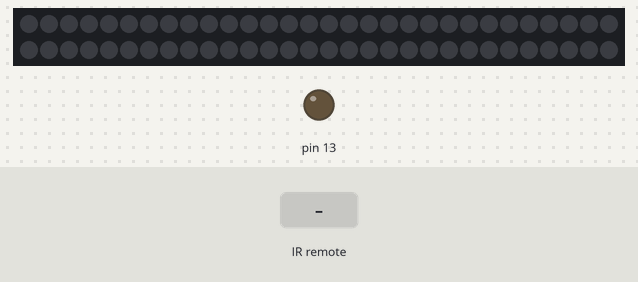
A sketch run on a simulated Arduino Uno, built with avr-gcc and run on an emulated ATmega328P. On the bench: 60 RGB LEDs in strip order, left to right, continuing on the next row, output pins drawn as LEDs (lit = HIGH). Inputs (shaded band) come from the test bench. Dim RGB values are drawn brighter than linear; colours are those a GRB WS2812 strip shows for the declared byte order; random numbers use the default seed unless the sketch sets one.

Above: at 2.2 s.
2.3 s: infrared code 0xFFB04F received
At 3.5 s:
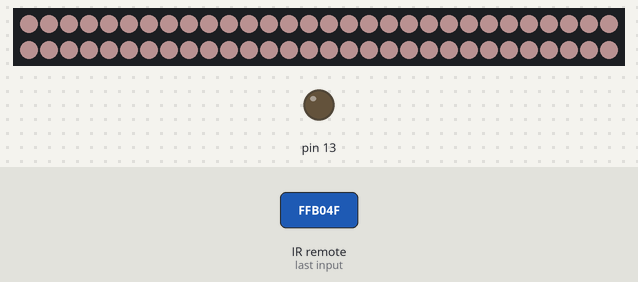
3.8 s: infrared code 0xFFA25D received
At 4.8 s:
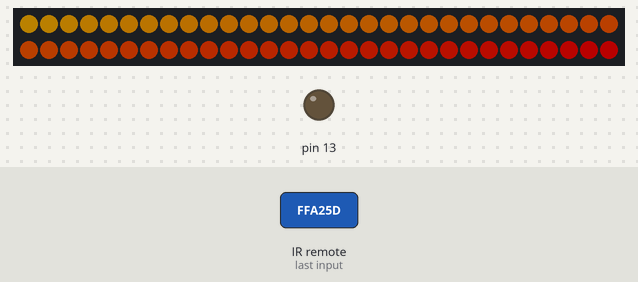
5.3 s: infrared code 0xFF629D received
At 5.9 s:
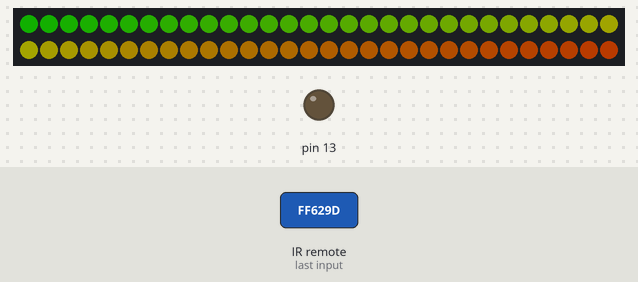
6.8 s: infrared code 0xFFE21D received
At 7.1 s:
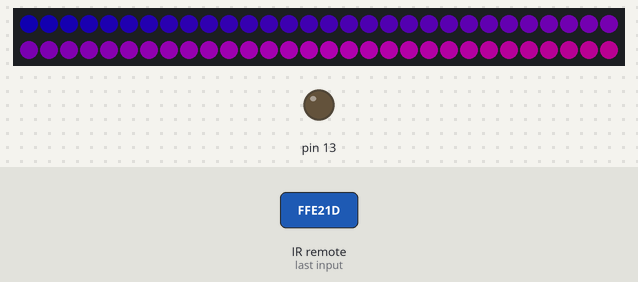
8.3 s: infrared code 0xFFC23D received
9.8 s: infrared code 0xFF906F received
At 10.5 s:
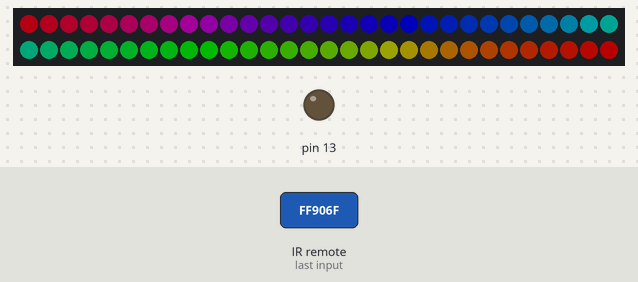
Timing chart, 0 to 12.3 s (numbered marks = the images above; inputs shaded):
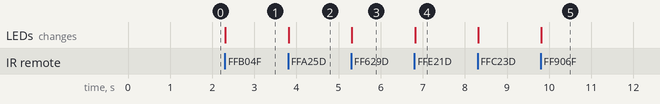

The sketch:

LedStrip.ino
```cpp
// import the necessary libraries
#include "FastLED.h"
#include "IRremote.h"

//define some variables
#define LEDPIN       6
#define RECV_PIN     3
#define LED_TYPE     WS2812B
#define NUM_LEDS     60
byte brightness = 70;
CRGB leds[NUM_LEDS];

//set up IR receiver information
IRrecv irrecv(RECV_PIN);
decode_results results;
unsigned long key_value = 0;

//<————————————————————————————SETUP————————————————————————————>
void setup()
{
  //begin serial communication
  //Serial.begin(9600);
  //sanity delay
  delay(1000);
  // On éteint la pin 13 (qui active la led "L" présente sur la UNO)
  pinMode(13, OUTPUT);
  digitalWrite(13, LOW);
  //start the receiver
  irrecv.enableIRIn();

  //set up LED strip information
  FastLED.addLeds<LED_TYPE, LEDPIN>(leds, NUM_LEDS);//.setCorrection( TypicalSMD5050 );
  FastLED.setBrightness(brightness);
}

//<—————————————————————————LOOP———————————————————————————————>
void loop() {
  if (irrecv.decode(&results)) {
    key_value = results.value;
    //Serial.println(results.value, HEX);
    FastLED.delay(10);

    //<——————————————————BUTTON FUNCTIONS—————————————————————————>
    //200+ = plain white
    if (results.value == 0xFFB04F) {
      toutColorer(255, 200, 200);
    }

    //vol+ = brightness up
    else if (results.value == 0xFFA857) {
      if(brightness <= 245)   brightness += 10;
      else                    brightness = 255;
      FastLED.setBrightness(brightness);
      FastLED.show();
    }

    //vol- = brightness down
    else if (results.value == 0xFFE01F) {
      if(brightness > 10)    brightness -= 10;
      else                    brightness = 5;
      FastLED.setBrightness(brightness);
      FastLED.show();
    }

    // CH- : lever de soleil
    else if (results.value == 0xFFA25D) {
      degrade(255, 0, 0, 255, 200, 0);
    }

    //CH : jaune vers vert
    else if (results.value == 0xFF629D) {
      degrade(255, 80, 0, 0, 200, 20);
    }

    // CH+ : nuit
    else if (results.value == 0xFFE21D) {
      degrade(255, 0, 200, 0, 0, 150);
    }

    // >|| : Ajouter des etoiles
    else if (results.value == 0xFFC23D) {
      ajouterEtoile();
    }

    //eq = rainbow
    else if (results.value == 0xFF906F) {
      initialize_rainbow();
    }

    // 0 = éteint
    else if (results.value == 0xFF6897) {
      toutColorer(0,0,0);
    }

    // 1 = rouge
    else if (results.value == 0xFF30CF) {
      toutColorer(255,0,0);
    }

    // 2 = vert
    else if (results.value == 0xFF18E7) {
      toutColorer(0,255,0);
    }

    // 3 = bleu
    else if (results.value == 0xFF7A85) {
      toutColorer(0,0,255);
    }

    // 4 = magenta
    else if (results.value == 0xFF10EF) {
      toutColorer(255,0,200);
    }

    // 5 = Jaune
    else if (results.value == 0xFF38C7) {
      toutColorer(255,140,0);
    }

    // 6 = Cyan
    else if (results.value == 0xFF5AA5) {
      toutColorer(0,255,255);
    }

    // 7 = orange
    else if (results.value == 0xFF42BD) {
      toutColorer(255, 80, 0);
    }

    // 8 = violet
    else if (results.value == 0xFF4AB5) {
      toutColorer(150,0,200);
    }

    // 9 = Turquoise
    else if (results.value == 0xFF52AD) {
      toutColorer(0,255,80);
    }

    irrecv.resume(); // Receive the next value
  }
}

//<——————————————————————OTHER FUNCTIONS————————————————————>

void toutColorer(int r, int g, int b){
  for(int i = 0; i < NUM_LEDS; i++){
    leds[i] = CRGB(g, r, b);
  }
  FastLED.show();
}

// Permet d'avoir un dégradé orange -> jaune -> bleu
void sunset() {
   static uint8_t starthue = 0;
   fill_rainbow( leds + 5, NUM_LEDS - 5, --starthue, 20);
   FastLED.show();
}


/// Permet d'initialiser toutes les leds à une couleur d'intervalle. Fonctionne uniquement pour 60 LEDs
void initialize_rainbow() {
  int r = 255, g = 0, b = 0;
  leds[NUM_LEDS-1] = CRGB( g, r, b);
  for (int i = NUM_LEDS-2 ; i >= 0; --i) {
    if (i > 39)       {
      r -= 12;
      g += 12;
    }
    else if (i == 39) {
      r = 0;
      g = 255;
      b = 0;
    }
    else if (i > 19)  {
      g -= 12;
      b += 12;
    }
    else if (i == 19) {
      g = 0;
      b = 255 ;
    }
    else              {
      b -= 12;
      r += 12;
    }

    leds[i] = CRGB( g, r, b);
  }
  FastLED.show();
}

void degrade(int r1, int g1, int b1, int r2, int g2, int b2) {
  float diffR, diffG, diffB;
  diffR = (float)((r2-r1)/NUM_LEDS);
  diffG = (float)((g2-g1)/NUM_LEDS);
  diffB = (float)((b2-b1)/NUM_LEDS);

  int r, g, b;

  for(int i = NUM_LEDS-1; i >=0 ; i--) {
    leds[i] = CRGB(g1, r1, b1);
    r1+=diffR;
    g1+=diffG;
    b1+=diffB;
  }
  FastLED.show();
}

void ajouterEtoile() {
  long randomValue = 0;
  for(int i = 0; i < NUM_LEDS; i++){
    randomValue = random(0, 15);
    if(randomValue == 5)  leds[i] = CRGB(255,255,255);
  }
  FastLED.show();
}
```

Measured:
- after the input at 3.8 s, the LEDs: change at once (image 2)
- after the input at 5.3 s, the LEDs: change at once (image 3)
- after the input at 6.8 s, the LEDs: change at once (image 4)
- after the input at 9.8 s, the LEDs: change at once (image 5)
